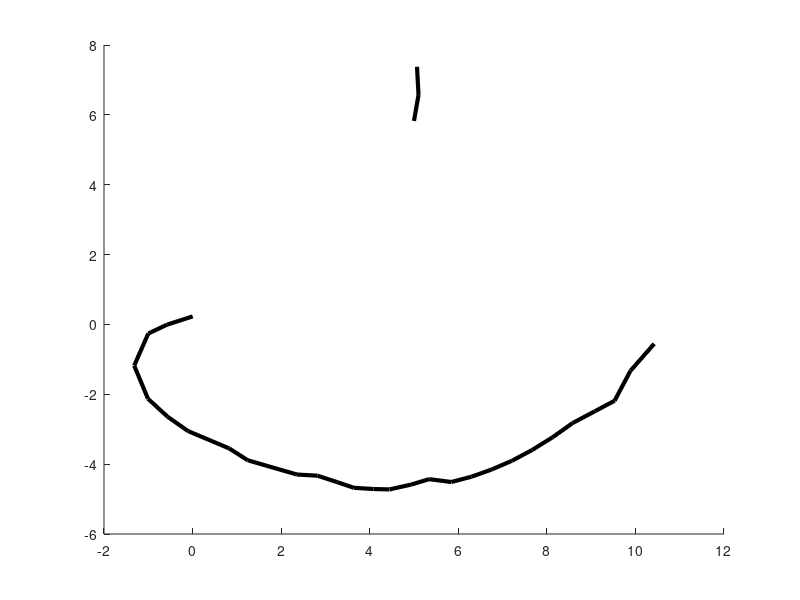

Source code (MATLAB):
%% script_3

%read in data
data = csvread('data/outline.csv');
%remove missing data 
data(data == -999) = NaN;
%plot data
hold on
plot(data(:,1), data(:,2), 'k-', 'LineWidth',3);
plot(data(:,3), data(:,4), 'k-', 'LineWidth',3);

%% SOLUTION: Breakout 1

%read in data
%data = csvread('outline.csv');
%remove missing data
%data(data == -999) = NaN; %correct use of "=="
%plot data
%hold on
%plot(data(:,1), data(:,2), 'k-', 'LineWidth',3);
%plot(data(:,3), data(:,4), 'k-', 'LineWidth',3);

%% SOLUTION: Breakout 2

%read in data
%data = csvread('outline.csv');
%remove missing data
%data(data == -999) = NaN;
%plot data
%hold on
%plot(data(:,1), data(:,2), 'k-', 'LineWidth',10); % change linewidth to 10 per reviewer comments
%plot(data(:,3), data(:,4), 'k-', 'LineWidth',10); % change linewidth to 10 per reviewer comments
